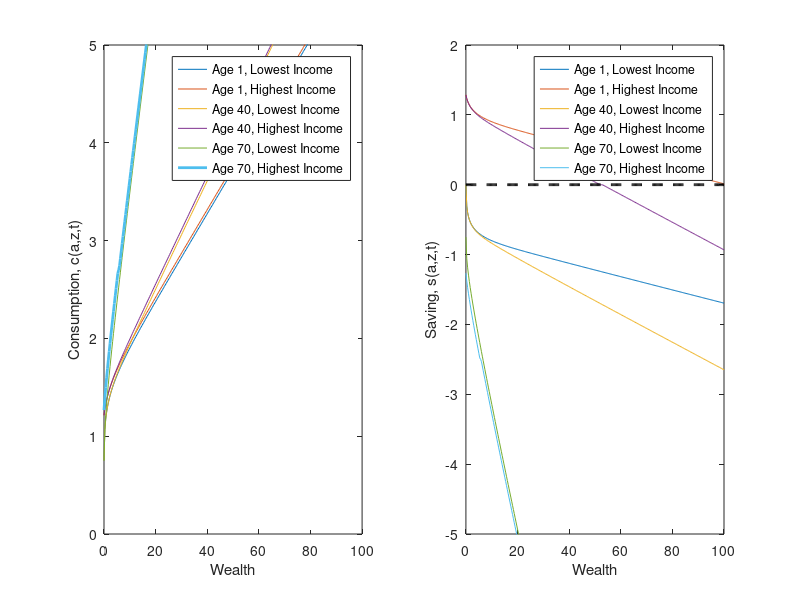

MATLAB code to generate this figure:
% Lifecycle model
% written by Benjamin Moll
clear all; clc; close all;

%tic

%--------------------------------------------------
%% PARAMETERS
ga = 2;       % CRRA utility with parameter gamma
sig2 = (0.8)^2;  % sigma^2 O-U
Corr = exp(-0.9);  % persistence -log(Corr) O-U
rho = 0.05;   % discount rate
r = 0.035;
w = 1;

zmean = exp(sig2/2);

J=15;         % number of z points 
zmin = 0.75;   % Range z
zmax = 2.5;
amin = 0;    % borrowing constraint
amax = 100;    % range a
I=300;        % number of a points 

T=75;       %maximum age
ret_age = 65;
pension_theta = 0.5; % pension rate
pension = pension_theta * w * zmean;
N=300;      %number of age steps
%N=75;      %number of age steps
%N=10;      %number of age steps
dt=T/N;
r_age = round(ret_age / dt); % 65 is the age of retirement

%% simulation parameters
maxit  = 100;     %maximum number of iterations in the HJB loop
crit = 10^(-10); %criterion HJB loop

%ORNSTEIN-UHLENBECK IN LOGS
the = -log(Corr);

%--------------------------------------------------
%VARIABLES 
a = linspace(amin,amax,I)';  %wealth vector
da = (amax-amin)/(I-1);      
z = linspace(zmin,zmax,J);   % productivity vector
dz = (zmax-zmin)/(J-1);
dz2 = dz^2;
aa = a*ones(1,J);
zz = ones(I,1)*z;

mu = -the.*z.*log(z)+sig2/2*z;   %DRIFT (FROM ITO'S LEMMA)
s2 = sig2.*z.^2;                   %VARIANCE (FROM ITO'S LEMMA)

%Finite difference approximation of the partial derivatives
Vaf = zeros(I,J);             
Vab = zeros(I,J);
Vzf = zeros(I,J);
Vzb = zeros(I,J);
Vzz = zeros(I,J);
c = zeros(I,J);

%% CONSTRUCT MATRIX Aswitch SUMMARIZING EVOLUTION OF z
yy = - s2/dz2 - mu/dz;
chi =  s2/(2*dz2);
zeta = mu/dz + s2/(2*dz2);

%This will be the upperdiagonal of the matrix Aswitch
updiag=zeros(I,1); %This is necessary because of the peculiar way spdiags is defined.
for j=1:J
    updiag=[updiag;repmat(zeta(j),I,1)];
end

%This will be the center diagonal of the matrix Aswitch
centdiag=repmat(chi(1)+yy(1),I,1);
for j=2:J-1
    centdiag=[centdiag;repmat(yy(j),I,1)];
end
centdiag=[centdiag;repmat(yy(J)+zeta(J),I,1)];

%This will be the lower diagonal of the matrix Aswitch
lowdiag=repmat(chi(2),I,1);
for j=3:J
    lowdiag=[lowdiag;repmat(chi(j),I,1)];
end

%Add up the upper, center, and lower diagonal into a sparse matrix
Aswitch=spdiags(centdiag,0,I*J,I*J)+spdiags(lowdiag,-I,I*J,I*J)+spdiags(updiag,I,I*J,I*J);


%% Preallocation
v = zeros(I,J,N);
gg = cell(N+1,1);
maxit = 1000;
convergence_criterion = 10^(-5);

%% terminal condition on value function: value of death \approx 0
small_number1 = 10^(-8); small_number2 = 10^(-8);
v_terminal = small_number1*(small_number2 + aa).^(1-ga)/(1-ga);

V = v_terminal;
    
    for n=N:-1:1
        disp(['age = ', num2str(n*dt)])
        v(:,:,n)=V;
        % forward difference
        dVf(1:I-1,:) = (V(2:I,:)-V(1:I-1,:))/da;
        dVf(I,:) = (w*z + r.*amax).^(-ga); %will never be used, but impose state constraint a<=amax just in case
        % backward difference
        dVb(2:I,:) = (V(2:I,:)-V(1:I-1,:))/da;
        dVb(1,:) = (w*z + r.*amin).^(-ga); %state constraint boundary condition
        
        %consumption and savings with forward difference
        cf = dVf.^(-1/ga);
        ssf = w*zz + r.*aa - cf;
        %consumption and savings with backward difference
        cb = dVb.^(-1/ga);
        ssb = w*zz + r.*aa - cb;
        %consumption and derivative of value function at steady state
        c0 = w*zz + r.*aa;
        
        %upwind method
        If = ssf > 0; %positive drift --> forward difference
        Ib = ssb < 0; %negative drift --> backward difference
        I0 = (1-If-Ib); %at steady state
        
        c = cf.*If + cb.*Ib + c0.*I0;
        u = c.^(1-ga)/(1-ga);
        
        %CONSTRUCT MATRIX
        X = - min(ssb,0)/da;
        Y = - max(ssf,0)/da + min(ssb,0)/da;
        Z = max(ssf,0)/da;
        
        updiag=[0];
        for j=1:J
            updiag=[updiag;Z(1:I-1,j);0];
        end
        
        centdiag = reshape(Y,I*J,1);
        
        lowdiag=X(2:I,1);
        for j=2:J
            lowdiag=[lowdiag;0;X(2:I,j)];
        end
        
        A=Aswitch+spdiags(centdiag,0,I*J,I*J)+spdiags([updiag;0],1,I*J,I*J)+spdiags([lowdiag;0],-1,I*J,I*J);

       if max(abs(sum(A,2)))>10^(-9)
           disp('Improper Transition Matrix')
           break
       end
       
        %%Note the syntax for the cell array
        A_t{n} = A;
        B = (1/dt + rho)*speye(I*J) - A;
        
        u_stacked = reshape(u,I*J,1);
        V_stacked = reshape(V,I*J,1);
        
        b = u_stacked + V_stacked/dt;
        V_stacked = B\b; %SOLVE SYSTEM OF EQUATIONS
        
        V = reshape(V_stacked,I,J);
        c_t{n} = c;
        % ss_t{n} = w*zz + r.*aa - c;

        if n == r_age
            ss_t{n} = pension + r.*aa - c;
        elseif n > r_age
            ss_t{n} = r.*aa - c;
        else
            ss_t{n} = w*zz + r.*aa - c;
        end

    end

%toc
    
%%
plot(a,c_t{1})
plot(a,ss_t{1},a,zeros(I,1),'k--')

plot(a,c_t{N-1})
plot(a,ss_t{N-1},a,zeros(I,1),'k--')

subplot(1,2,1)
set(gca,'FontSize',16)
plot(a,c_t{1/dt}(:,1),a,c_t{1/dt}(:,J),a,c_t{40/dt}(:,1),a,c_t{40/dt}(:,J),a,c_t{70/dt}(:,1),a,c_t{70/dt}(:,J),'Linewidth',2)
legend('Age 1, Lowest Income','Age 1, Highest Income','Age 40, Lowest Income','Age 40, Highest Income','Age 70, Lowest Income','Age 70, Highest Income')
ylim([0 5])
xlabel('Wealth')
ylabel('Consumption, c(a,z,t)')

subplot(1,2,2)
set(gca,'FontSize',16)
plot(a,ss_t{1/dt}(:,1),a,ss_t{1/dt}(:,J),a,ss_t{40/dt}(:,1),a,ss_t{40/dt}(:,J),a,ss_t{70/dt}(:,1),a,ss_t{70/dt}(:,J),a,zeros(I,1),'k--','Linewidth',2)
legend('Age 1, Lowest Income','Age 1, Highest Income','Age 40, Lowest Income','Age 40, Highest Income','Age 70, Lowest Income','Age 70, Highest Income')
ylim([-5 2])
xlabel('Wealth')
ylabel('Saving, s(a,z,t)')

%print -depsc lifecycle.eps